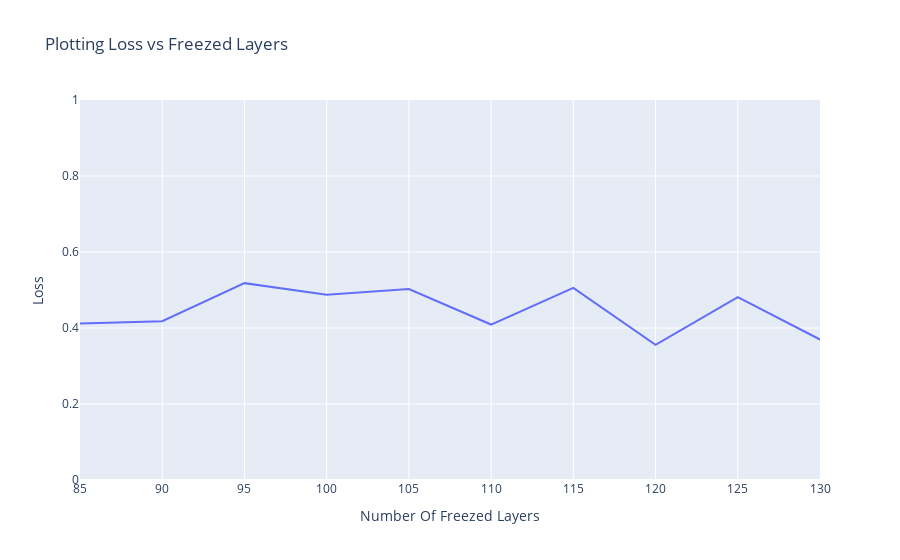

Source (notebook cell):
### Markdown cell above
Plotting the Validation loss vs freezed layers. We observe that as we increase the amount of freezed layers, the loss also increases.

### Code cell
df = getData()
df = df[df.Epoch == 9]
fig = px.line(
    df, 
    x=df['freezed_layer'], 
    y=df['val_loss'],
    title="Plotting Loss vs Freezed Layers",
).update_layout(xaxis_title="Number Of Freezed Layers", yaxis_title="Loss",yaxis_range=[0.0,1.0])
fig.show()

### Figure 1 — Plotly figure (JSON) as saved in the notebook; plotly's stock layout.template omitted (floating-point values rounded to 4 significant figures)
{"data": [{"hovertemplate": "freezed_layer=%{x}<br>val_loss=%{y}<extra></extra>", "legendgroup": "", "line": {"color": "#636efa", "dash": "solid"}, "marker": {"symbol": "circle"}, "mode": "lines", "name": "", "orientation": "v", "showlegend": false, "type": "scatter", "x": [85, 90, 95, 100, 105, 110, 115, 120, 125, 130], "xaxis": "x", "y": [0.412, 0.4178, 0.518, 0.4876, 0.5026, 0.4091, 0.5055, 0.3555, 0.481, 0.3698], "yaxis": "y"}], "layout": {"legend": {"tracegroupgap": 0}, "title": {"text": "Plotting Loss vs Freezed Layers"}, "xaxis": {"anchor": "y", "domain": [0, 1], "title": {"text": "Number Of Freezed Layers"}}, "yaxis": {"anchor": "x", "domain": [0, 1], "range": [0, 1], "title": {"text": "Loss"}}}}
